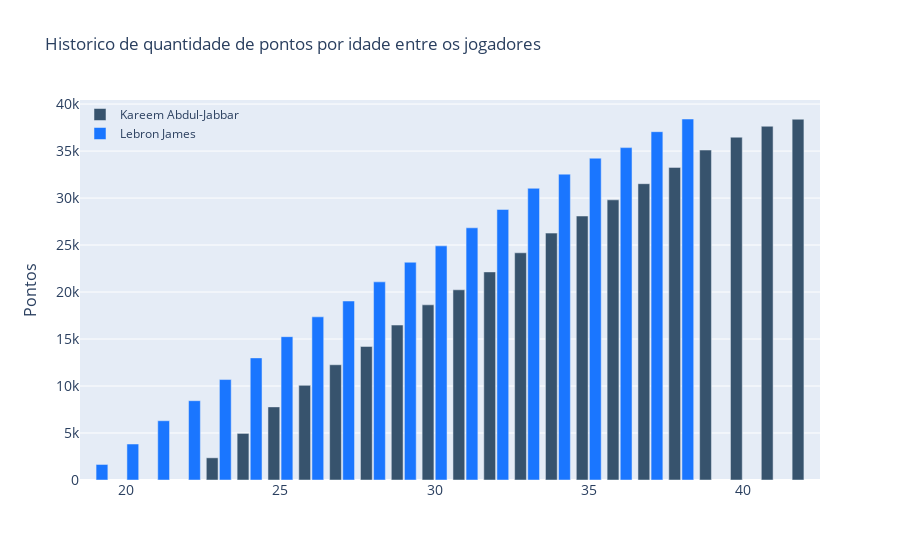

The notebook cell saved with this chart:
### Markdown cell above
# Comparativo de pontos por idade entre os dois

### Code cell
import  plotly.graph_objects  as  go 

fig = go.Figure ()

# Dados de Kareem
fig.add_trace (go.Bar(
    x = kareemCarreira.PLAYER_AGE,
    y = kareemCarreira.SUM_PTS,
    name = 'Kareem Abdul-Jabbar',
    marker_color='rgb(55, 83, 109)'
))

# Dados de Lebron
fig.add_trace (go.Bar(
    x = lebronCarreira.PLAYER_AGE,
    y = lebronCarreira.SUM_PTS,
    name = 'Lebron James',
    marker_color='rgb(26, 118, 255)'
))

fig.update_layout(
    title='Historico de quantidade de pontos por idade entre os jogadores',
    xaxis_tickfont_size=14,
    yaxis=dict(
        title='Pontos',
        titlefont_size=16,
        tickfont_size=14,
    ),
    legend=dict(
        x=0,
        y=1.0,
        bgcolor='rgba(255, 255, 255, 0)',
        bordercolor='rgba(255, 255, 255, 0)'
    ),
    barmode='group',
    bargap=0.15, # adjacent location coordinates.
    bargroupgap=0.1 # same location coordinate.
)
fig.show()

### Figure 1 — Plotly figure (JSON) as saved in the notebook; plotly's stock layout.template omitted (floating-point values rounded to 4 significant figures)
{"data": [{"marker": {"color": "rgb(55, 83, 109)"}, "name": "Kareem Abdul-Jabbar", "type": "bar", "x": [23, 24, 25, 26, 27, 28, 29, 30, 31, 32, 33, 34, 35, 36, 37, 38, 39, 40, 41, 42], "y": [2361, 4957, 7779, 10071, 12262, 14211, 16486, 18638, 20238, 22141, 24175, 26270, 28088, 29810, 31527, 33262, 35108, 36474, 37639, 38387]}, {"marker": {"color": "rgb(26, 118, 255)"}, "name": "Lebron James", "type": "bar", "x": [19, 20, 21, 22, 23, 24, 25, 26, 27, 28, 29, 30, 31, 32, 33, 34, 35, 36, 37, 38], "y": [1654, 3829, 6307, 8439, 10689, 12993, 15251, 17362, 19045, 21081, 23170, 24913, 26833, 28787, 31038, 32543, 34241, 35367, 37062, 38411]}], "layout": {"bargap": 0.15, "bargroupgap": 0.1, "barmode": "group", "legend": {"bgcolor": "rgba(255, 255, 255, 0)", "bordercolor": "rgba(255, 255, 255, 0)", "x": 0, "y": 1}, "title": {"text": "Historico de quantidade de pontos por idade entre os jogadores"}, "xaxis": {"tickfont": {"size": 14}}, "yaxis": {"tickfont": {"size": 14}, "title": {"font": {"size": 16}, "text": "Pontos"}}}}
